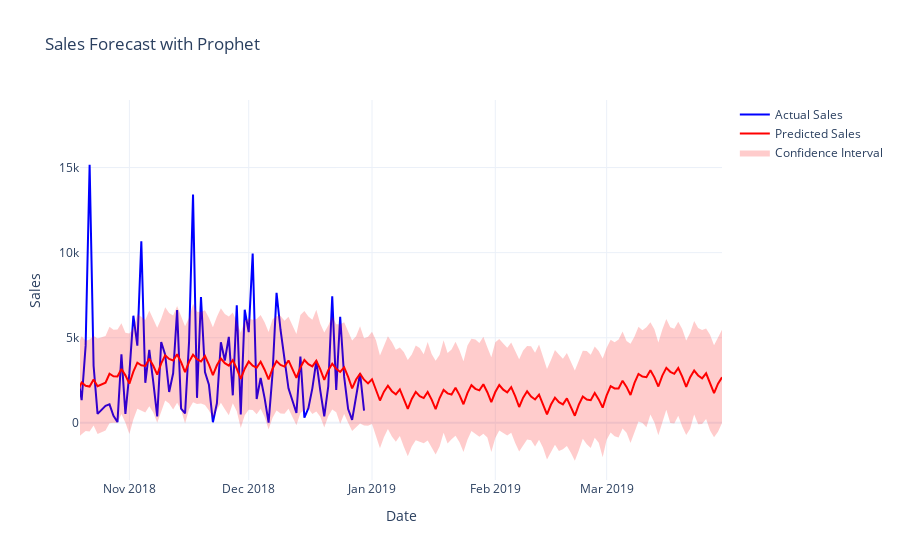

Notebook cell for this chart:
### Markdown cell above
## Make Future Predictions

### Code cell
# Create future dates dataframe
future_dates = model.make_future_dataframe(periods=90)  # Forecast next 90 days

# Make predictions
forecast = model.predict(future_dates)

# Create interactive plot with actual vs predicted values
fig = go.Figure()

# Add actual values
fig.add_trace(go.Scatter(
    x=daily_sales['ds'],
    y=daily_sales['y'],
    name='Actual Sales',
    mode='lines',
    line=dict(color='blue')
))

# Add predicted values
fig.add_trace(go.Scatter(
    x=forecast['ds'],
    y=forecast['yhat'],
    name='Predicted Sales',
    mode='lines',
    line=dict(color='red')
))

# Add confidence interval
fig.add_trace(go.Scatter(
    x=forecast['ds'].tolist() + forecast['ds'].tolist()[::-1],
    y=forecast['yhat_upper'].tolist() + forecast['yhat_lower'].tolist()[::-1],
    fill='toself',
    fillcolor='rgba(255,0,0,0.2)',
    line=dict(color='rgba(255,255,255,0)'),
    name='Confidence Interval'
))

fig.update_layout(
    title='Sales Forecast with Prophet',
    xaxis_title='Date',
    yaxis_title='Sales',
    template='plotly_white',
    hovermode='x unified'
)

fig.show()

### Figure 1 — Plotly figure (JSON) as saved in the notebook; plotly's stock layout.template omitted (floating-point values rounded to 4 significant figures; data arrays with more than 128 entries replaced by an {"elided": "..."} marker saying what was removed)
{"data": [{"line": {"color": "blue"}, "mode": "lines", "name": "Actual Sales", "type": "scatter", "x": {"elided": "1230 str values"}, "y": {"elided": "1230 float values"}}, {"line": {"color": "red"}, "mode": "lines", "name": "Predicted Sales", "type": "scatter", "x": {"elided": "1320 str values"}, "y": {"elided": "1320 float values"}}, {"fill": "toself", "fillcolor": "rgba(255,0,0,0.2)", "line": {"color": "rgba(255,255,255,0)"}, "name": "Confidence Interval", "type": "scatter", "x": {"elided": "2640 str values"}, "y": {"elided": "2640 float values"}}], "layout": {"autosize": true, "hovermode": "x unified", "title": {"text": "Sales Forecast with Prophet"}, "xaxis": {"autorange": false, "range": ["2018-10-19 13:58:07.0929", "2019-03-30"], "title": {"text": "Date"}, "type": "date"}, "yaxis": {"autorange": false, "range": [-3356.0, 18970.0], "title": {"text": "Sales"}, "type": "linear"}}}
